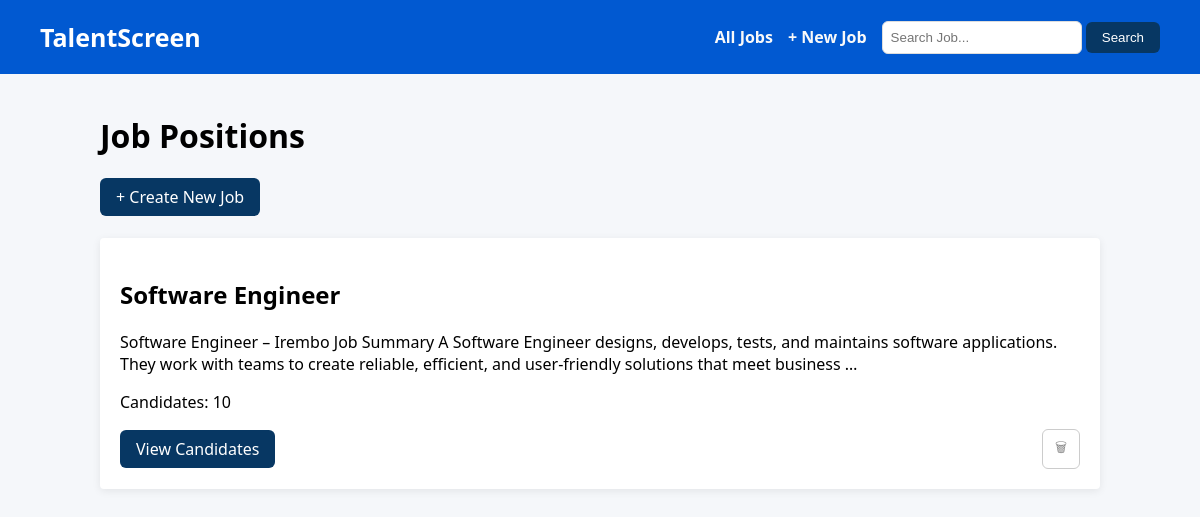
The page / on the database its author committed.
### screener/models.py (models this page shows, shortened)
class Job(models.Model):
    title = models.CharField(max_length=200)
    description = models.TextField()
    created_at = models.DateTimeField(auto_now_add=True)

### screener/views.py (the view)
# urls.py: path('', views.job_list, name='job_list'),
def job_list(request):
    query = request.GET.get('q', '')
    if query:
        jobs = Job.objects.filter(title__icontains=query).order_by('-created_at')
    else:
        jobs = Job.objects.all().order_by('-created_at')
    return render(request, 'screener/job_list.html', {'jobs': jobs})

### screener/templates/screener/job_list.html (shortened to what this page needs)
{% extends 'screener/base.html' %}
{% block content %}
<div>
    <h1>Job Positions</h1>
    <a href="/job/create/" class="btn">+ Create New Job</a>
</div>
<br>
{% if jobs %}
    {% for job in jobs %}
        <div class="card">
            <h2>{{ job.title }}</h2>
            <p>{{ job.description|truncatewords:30 }}</p>
            <p>Candidates: {{ job.candidates.count }}</p>
            <div style="display: flex; justify-content: space-between; align-items: center; margin-top: 15px;">
                <a href="/job/{{ job.id }}/" class="btn">View Candidates</a>
                <form method="post" action="/job/{{ job.id }}/delete/"
                    onsubmit="return confirm('Are you sure you want to delete this job and all its candidates?')">
                    <button type="submit" style="background: transparent; border: 1px solid #ccc; color: #888; padding: 8px 12px; border-radius: 6px; cursor: pointer;">
                        🗑︎
                    </button>
                </form>
            </div>
        </div>
    {% endfor %}
{% else %}
    <p>No jobs created yet. Create your first job above.</p>
{% endif %}
{% endblock %}

### screener/templates/screener/base.html (style rules this page uses)
body { font-family: 'Segoe UI', Arial, sans-serif; margin: 0; padding: 0; background: #f5f7fa; }
.btn { background: #073763; color: white; padding: 8px 16px; border: none; border-radius: 6px; cursor: pointer; text-decoration: none; display: inline-block; }
.card { background: white; border: none; padding: 20px; margin-bottom: 15px; border-radius: 4px; box-shadow: 0 2px 8px rgba(0,0,0,0.08); }

### rows shown on the page
Job: title "Software Engineer", description "Software Engineer – Irembo Job Summary A Software Engineer designs, develops, tests, and maintains software applications. They work with teams to create reliable, efficient, and user-friendly solutions that meet business …", candidates.count "10"
